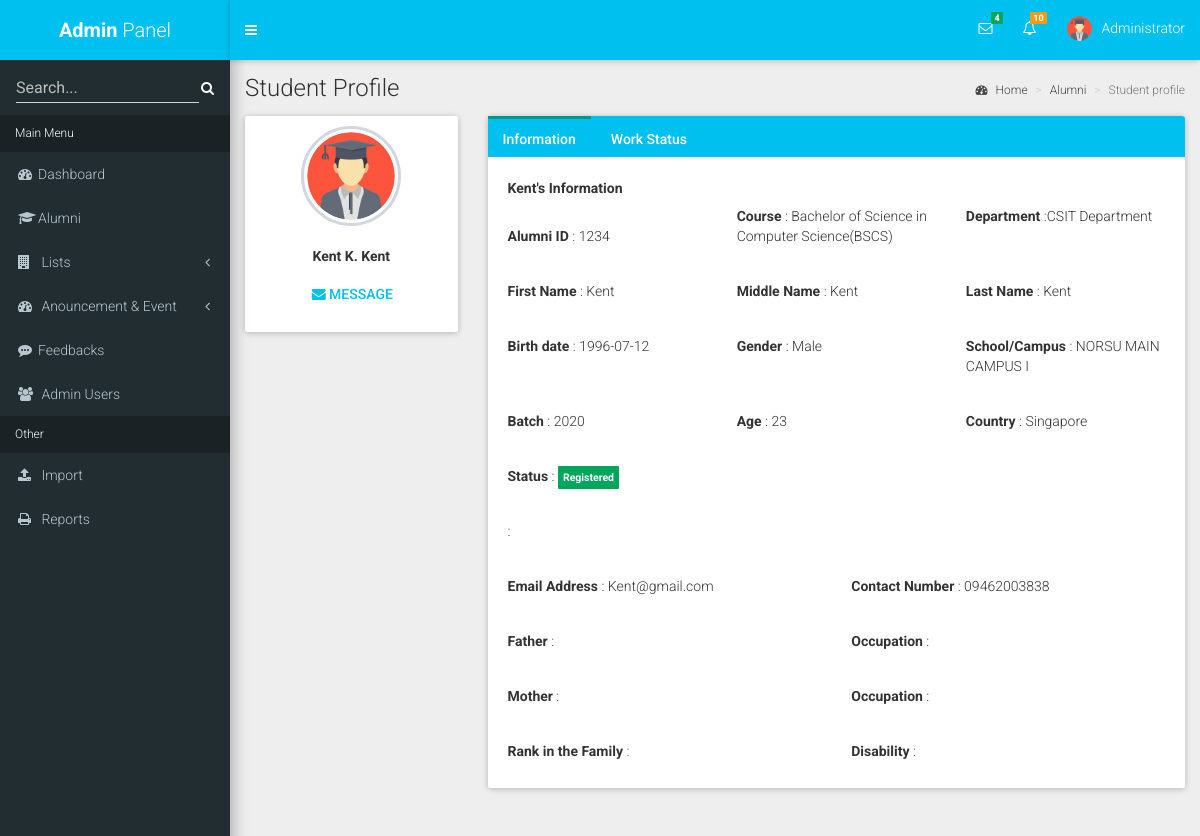
Page /admin/profile.php?view=0&id=4 (signed in) on the committed database.
### tables this page shows
CREATE TABLE `users` (
  `id` int(11) NOT NULL,
  `alumni_id` int(11) NOT NULL,
  `fname` varchar(255) NOT NULL,
  `mname` varchar(255) NOT NULL,
  `lname` varchar(255) NOT NULL,
  `dob` varchar(255) NOT NULL,
  `gender` varchar(255) NOT NULL,
  `age` int(255) NOT NULL,
  `contact` varchar(255) NOT NULL,
  `email` varchar(255) NOT NULL,
  `country` varchar(255) NOT NULL,
  `job` varchar(255) NOT NULL,
  `address` varchar(255) NOT NULL,
  `username` varchar(255) NOT NULL,
  `password` varchar(255) NOT NULL,
  `status` varchar(255) NOT NULL,
  `login` varchar(255) NOT NULL,
  `logout` varchar(255) NOT NULL,
  `register` varchar(255) NOT NULL,
  `verify` int(11) NOT NULL,
  `picture` varchar(255) NOT NULL,
  `stuid` int(11) NOT NULL,
  `department` varchar(255) NOT NULL,
  `course` varchar(255) NOT NULL,
  `fb` varchar(255) NOT NULL,
  `graduated` varchar(255) NOT NULL,
  `campus` varchar(255) NOT NULL,
  `father` varchar(255) NOT NULL,
  `jobf` varchar(255) NOT NULL,
  `mother` varchar(255) NOT NULL,
  `jobm` varchar(255) NOT NULL,
  `rank` varchar(255) NOT NULL,
  `disability` varchar(255) NOT NULL,
  `updated` timestamp NOT NULL DEFAULT CURRENT_TIMESTAMP ON UPDATE CURRENT_TIMESTAMP
);

### admin/profile.php (the view, shortened to what this page needs)
<?php include "include/head.php" ?>
  <div class="content-wrapper">
    <section class="content-header">
      <h1>
        Student Profile
      </h1>
      <ol class="breadcrumb">
        <li><a href="#"><i class="fa fa-dashboard"></i> Home</a></li>
        <li><a href="#">Alumni</a></li>
        <li class="active">Student profile</li>
      </ol>
    </section>
    <section class="content">
      <div class="row">
        <div class="col-md-3">
          <div class="box box-primary">
            <div class="box-body box-profile" style="overflow: hidden;">
               <?php
                      require 'db.php';
                      $id = $_GET['id'];
                      $result = mysqli_query($con,"SELECT * FROM users WHERE id = '$id'");
                      $row = mysqli_fetch_array($result);
                      $mid = mb_substr($row['mname'], 0, 1);
                        ?>
              <img class="profile-user-img img-responsive img-circle" src="../img/<?php echo $row['picture'] ?>" alt="User profile picture">
                <br>
              <p style="width: 100%; margin: 0 auto; text-align:center" class=""><b><?php echo $row['fname'] ?>&nbsp;<?php echo $mid ?>.&nbsp;<?php echo $row['lname'] ?></b></p>
              <a href="#" style="color:#00c0ef;" class="btn btn-primary btn-block"><i class="fa fa-envelope"></i>&nbsp;Message</a>
            </div>
          </div>
        </div>
        <div class="col-md-9">
          <div class="nav-tabs-custom">
            <ul class="nav nav-tabs">
              <li class="active"><a href="#activity" data-toggle="tab"><span style="color:white;">Information</span></a></li>
              <li><a href="#settings" data-toggle="tab"><span style="color:white;">Work Status</span></a></li>
            </ul>
            <div class="tab-content">
              <div class="active tab-pane" id="activity">
              <ul style="margin: 0 auto; padding: 10px;" class="list-group bottomline">
               <li class="list-unstyled text-left">
                <div class="row">
                    <div class="col-xs-12 col-sm-4 col-md-4">
                      <strong><?php echo $row['fname'] ?>'s Information</strong>
                      <div class="form-group ">
                      <strong>Alumni ID </strong>
                      : <?php echo $row['alumni_id'] ?></div>
                    </div>
                    <div class="col-xs-12 col-sm-4 col-md-4">
                      <div class="form-group ">
                      <strong>Course </strong>
                      : <?php
                       if ($row['course']=='BSINT') {
                         echo 'Bachelor of Science in Information Techonology(BSINT)';
                       }else{
                         echo 'Bachelor of Science in Computer Science(BSCS)';
                       }
                       ?></div>
                    </div>
                    <div class="col-xs-12 col-sm-4 col-md-4">
                      <div class="form-group ">
                      <strong>Department </strong>
                      :<?php echo $row['department']?></div>
                    </div>
               </div>
                </li>
                  <li class="list-unstyled text-left">
                    <div class="row">
                    <div class="col-xs-12 col-sm-4 col-md-4">
                      <div class="form-group ">
                      <strong>First Name </strong>
                     : <?php echo $row['fname'] ?>
                      </div>
                    </div>
                    <div class="col-xs-12 col-sm-4 col-md-4">
                      <div class="form-group ">
                      <strong>Middle Name </strong>
                     : <?php echo $row['mname'] ?>
                      </div>
                    </div>
                    <div class="col-xs-12 col-sm-4 col-md-4">
                      <div class="form-group">
                        <strong>Last Name </strong>
                    : <?php echo $row['lname'] ?>
                      </div>
                    </div>
                    <div class="col-xs-12 col-sm-4 col-md-4">
                      <div class="form-group">
                        <strong>Birth date </strong>
                    : <?php echo $row['dob'] ?>
                      </div>
                    </div>
                    <div class="col-xs-12 col-sm-4 col-md-4">
                      <div class="form-group">
                        <strong>Gender </strong>
                    : <?php echo $row['gender'] ?>
                      </div>
                    </div>
                    <div class="col-xs-12 col-sm-4 col-md-4">
                      <div class="form-group">
                        <strong>School/Campus </strong>
                    : <?php echo $row['campus'] ?>
                      </div>
                    </div>
                    <div class="col-xs-12 col-sm-4 col-md-4">
                      <div class="form-group">
                        <strong>Batch </strong>
                    : <?php echo $row['graduated'] ?>
                      </div>
                    </div>
                    <div class="col-xs-12 col-sm-4 col-md-4">
                      <div class="form-group">
                        <strong>Age </strong>
                    : <?php
                      $dob= $row['dob'];
                      $age = (date('Y') - date('Y',strtotime($dob)));
                      echo $age;
                      ?>
                      </div>
                    </div>
                    <div class="col-xs-12 col-sm-4 col-md-4">
                      <div class="form-group">
                        <strong>Country </strong>
                    : <?php echo $row['country'] ?>
                      </div>
                    </div>
                   <div class="col-xs-12 col-sm-4 col-md-4">
                      <div class="form-group">
                        <strong>Status</strong>
                    : <?php
                      if ($row['verify']==0) {
                        echo '<span class="label label-warning">Pending</span>';
                     }else{
                        echo '<span class="label label-success" style="padding:5px;">Registered</span>';
                      }
                      ?>
                      </div>
                    </div>
                  </div>
                  </li>
                  <li class="list-unstyled text-left">
                  <div class="form-group ">
                  :
                  </div>
                </li>
                  <li class="list-unstyled text-left">
                  <div class="row">
                    <div class="col-xs-12 col-sm-6 col-md-6">
                      <div class="form-group ">
                        <strong>Email Address </strong>
                         : <?php echo $row['email'] ?></div>
                   </div>
                   <div class="col-xs-12 col-sm-6 col-md-6">
                    <div class="form-group ">
                      <strong>Contact Number</strong>
                         : <?php echo $row['contact'] ?></div>
                    </div>
                  </div>
                  </li>
                   <li class="list-unstyled text-left">
                    <div class="row">
                    <div class="col-xs-12 col-sm-6 col-md-6">
                      <div class="form-group ">
                      <strong>Father</strong>
                     : <?php echo $row['father'] ?>
                      </div>
                    </div>
                    <div class="col-xs-12 col-sm-6 col-md-6">
                      <div class="form-group">
                        <strong>Occupation</strong>
                    :  <?php echo $row['jobf'] ?>
                      </div>
                    </div>
                  </div>
                  </li>
                 <li class="list-unstyled text-left">
                    <div class="row">
                    <div class="col-xs-12 col-sm-6 col-md-6">
                      <div class="form-group ">
                      <strong>Mother</strong>
                     : <?php echo $row['mother'] ?>
                      </div>
                    </div>
                    <div class="col-xs-12 col-sm-6 col-md-6">
                      <div class="form-group">
                        <strong>Occupation</strong>
                    :  <?php echo $row['jobm'] ?>
                      </div>
                    </div>
                  </div>
                  </li>
                   <li class="list-unstyled text-left">
                  <div class="row">
                    <div class="col-xs-12 col-sm-6 col-md-6">
                      <div class="form-group ">
                        <strong>Rank in the Family</strong>
                        :<?php echo $row['rank'] ?></div>
                    </div>
                    <div class="col-xs-12 col-sm-6 col-md-6">
                    <div class="form-group ">
                      <strong>Disability</strong>
                        :<?php echo $row['disability'] ?></div>
                        </div>
                        </div>
                    </li>
                </ul>
              </div>
            </div>
          </div>
        </div>
      </div>
    </section>
  </div>
  <?php include "include/foot.php" ?>

### admin/include/head.php (shortened to what this page needs)
<!DOCTYPE html>
<html>
<head>
  <link rel="stylesheet" href="dist/css/bootstrap.css">
  <link rel="stylesheet" href="dist/font-awesome/css/font-awesome.min.css">
  <link rel="stylesheet" href="dist/Ionicons/css/ionicons.min.css">
  <link rel="stylesheet" href="dist/datatables.net-bs/css/dataTables.bootstrap.min.css">
  <link rel="stylesheet" href="dist/css/AdminLTE.min.css">
  <link rel="stylesheet" href="dist/css/bootstrap-material-design.min.css">
  <link rel="stylesheet" href="dist/css/ripples.min.css">
  <link rel="stylesheet" href="dist/css/MaterialAdminLTE.min.css">
  <link rel="stylesheet" href="dist/css/skins/all-md-skins.css">
        <link rel="stylesheet" type="text/css" href="dist/css/style.css">
</head>
<body class="hold-transition skin-blue sidebar-mini">
<div class="wrapper">
  <header class="main-header">
    <a href="index2.html" class="logo" style="background-color: #00c0ef !important">
      <span class="logo-lg"><b>Admin</b> Panel</span>
    </a>
    <nav class="navbar navbar-static-top">
      <a href="#" class="sidebar-toggle" data-toggle="push-menu" role="button">
      </a>
      <div class="navbar-custom-menu">
        <ul class="nav navbar-nav">
          <li class="dropdown messages-menu">
            <a href="#" class="dropdown-toggle" data-toggle="dropdown">
              <i class="fa fa-envelope-o"></i>
              <span class="label label-success">4</span>
            </a>
          </li>
          <li class="dropdown notifications-menu">
            <a href="#" class="dropdown-toggle" data-toggle="dropdown">
              <i class="fa fa-bell-o"></i>
              <span class="label label-warning">10</span>
            </a>
          </li>
          <li class="dropdown user user-menu">
            <a href="#" class="dropdown-toggle" data-toggle="dropdown">
              <img src="img/<?php echo $_SESSION['picture']?>" class="user-image" alt="User Image">
              <span class="hidden-xs"><?php echo $_SESSION['job']; ?></span>
            </a>
              </li>
            </ul>
      </div>
    </nav>
  </header>
  <aside class="main-sidebar">
    <section class="sidebar">
      <form action="#" method="get" class="sidebar-form">
        <div class="input-group">
          <input type="text" name="q" class="form-control" placeholder="Search...">
              <span class="input-group-btn">
                <button type="submit" name="search" id="search-btn" class="btn btn-flat"><i class="fa fa-search"></i>
                </button>
              </span>
        </div>
      </form>
      <ul class="sidebar-menu" data-widget="tree">
        <li style="color: white;" class="header">Main Menu</li>
        <li>
          <a href="dashboard.php">
            <i class="fa fa-dashboard"></i><span>Dashboard</span>
          </a>
        </li>
        <li>
          <a href="alumni.php">
            <i class="fa fa-graduation-cap"></i><span>Alumni</span>
          </a>
        </li>
        <li class="treeview">
          <a href="#">
           <i class="fa fa-building"></i> <span>Lists</span>
            <span class="pull-right-container">
              <i class="fa fa-angle-left pull-right"></i>
            </span>
          </a>
        </li>
        <li class="treeview">
          <a href="#">
            <i class="fa fa-dashboard"></i> <span>Anouncement & Event</span>
            <span class="pull-right-container">
              <i class="fa fa-angle-left pull-right"></i>
            </span>
          </a>
        </li>
        <li>
          <a href="feedback.php">
            <i class="fa fa-commenting"></i></i><span>Feedbacks</span>
          </a>
        </li>
        <li>
          <a href="manage.php">
           <i class="fa fa-users"></i> <span>Admin Users</span>
          </a>
        </li>
        <li style="color: white;" class="header">Other</li>
        <li>
          <a href="import.php">
            <i class="fa fa-upload"></i> <span>Import</span>
          </a>
        </li>
        <li>
          <a href="reports.php">
            <i class="fa fa-print"></i> <span>Reports</span>
          </a>
        </li>
      </ul>
    </section>
  </aside>

### admin/include/foot.php (shortened to what this page needs)
</body>
</html>

### rows in the picture
users: picture (placeholder picture), fname "Kent", mname "K", lname "Kent", alumni "1234", department "CSIT Department", mname "Kent", dob "1996-07-12", gender "Male", campus "NORSU MAIN CAMPUS I", graduated "2020", dob "23", country "Singapore", email "Kent@gmail.com", contact "09462003838"

### other values in the picture
$_SESSION['job'] "Administrator"
